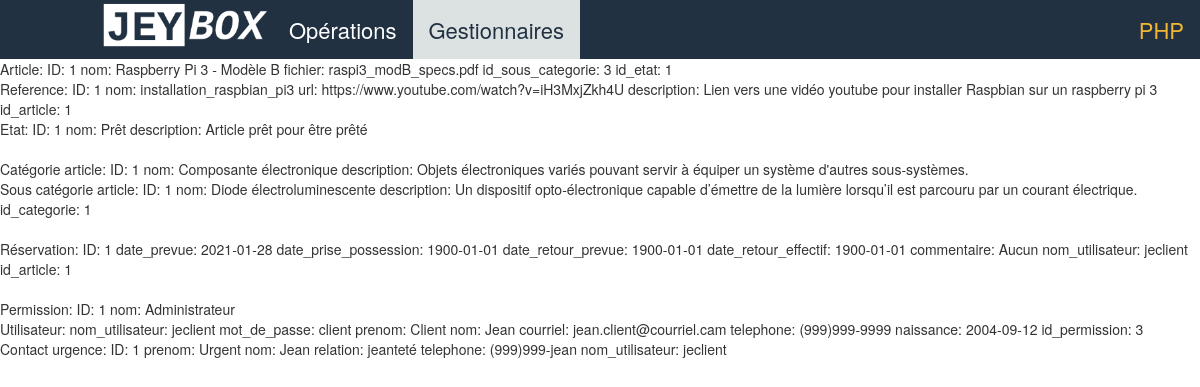
/2_logique/gestion_gestionnaires.php, run on the app's committed database.
### tables this page shows
create table article (
	id_article int primary key auto_increment,
	identifiant varchar(50) not null,
	nom varchar(50) not null,
	fiche_url varchar(255),

	id_sous_categorie int not null,
	constraint `fk_sous-categorie_article`
		foreign key (id_sous_categorie) references sous_categorie_article (id_sous_categorie)
		on delete cascade
		on update restrict,

	id_etat int not null,
	constraint `fk_etat_article`
		foreign key (id_etat) references etat (id_etat)
		on delete cascade
		on update restrict
);

create table reference (
	id_reference int primary key auto_increment,
	nom varchar(50),
	url varchar(500),
	description varchar(255),

	id_article int not null,
	constraint `fk_article_reference`
		foreign key (id_article) references article (id_article)
		on delete cascade
		on update restrict
);

create table etat (
	id_etat int primary key auto_increment,
	nom varchar(50),
	description varchar(255)
);

create table categorie_article (
	id_categorie int primary key auto_increment,
	nom varchar(50),
	description varchar(255)
);

create table sous_categorie_article (
	id_sous_categorie int primary key auto_increment,
	nom varchar(50),
	description varchar(255),

	id_categorie int not null,
	constraint `fk_categorie_sous-categorie`
		foreign key (id_categorie) references categorie_article (id_categorie)
		on delete cascade
		on update restrict
);

create table reservation (
	id_reservation int primary key auto_increment,
	date_prevue date,
	date_prise_possession date,
	date_retour_prevue date,
	date_retour_effectif date,
	commentaire VARCHAR(255),

	nom_utilisateur VARCHAR(50) not null,
	constraint `fk_utilisateur_reservation`
		foreign key (nom_utilisateur) references utilisateur (nom_utilisateur)
		on delete cascade
		on update restrict,

	id_article int not null,
	constraint `fk_article_reservation`
		foreign key (id_article) references article (id_article)
		on delete cascade
		on update restrict
);

create table permission (
	id_permission int primary key auto_increment,
	nom VARCHAR(50)
);

create table utilisateur (
	nom_utilisateur VARCHAR(50) primary key not null,
	mot_de_passe VARCHAR(50) not null,
	prenom VARCHAR(50) not null,
	nom VARCHAR(50) not null,
	courriel VARCHAR(255),
	telephone VARCHAR(14)not null,
	date_naissance DATE not null,

	id_permission int not null,
	constraint `fk_permission_utilisateur`
		foreign key (id_permission) references permission (id_permission)
		on delete cascade
		on update restrict
);

create table contact_urgence (
	id_contact_urgence int primary key auto_increment,
	prenom VARCHAR(50) not null,
	nom VARCHAR(50) not null,
	relation VARCHAR(50),
	telephone VARCHAR(14)not null,

	nom_utilisateur VARCHAR(50) not null,
	constraint `fk_utilisateur_contact-urgence`
		foreign key (nom_utilisateur) references utilisateur (nom_utilisateur)
		on delete cascade
		on update restrict
);

### 2_logique/gestion_gestionnaires.php (the view, shortened to what the rows shown need)
<!DOCTYPE html>
<html lang="en" dir="ltr">
<head>
  <link rel="stylesheet" href="../css/style.css" />
  <link rel="stylesheet" href="https://maxcdn.bootstrapcdn.com/bootstrap/3.4.1/css/bootstrap.min.css">
</head>
  <body>
    <nav>
    </nav>
    <?php
    include_once "../3_acces_bd/moteur_requetes_bd.php";
    include_once "gestionnaires/gestionnaire_article.php";
    include_once "gestionnaires/gestionnaire_categorie.php";
    include_once "gestionnaires/gestionnaire_reservation.php";
    include_once "gestionnaires/gestionnaire_utilisateur.php";
    include_once "objets/article.php";
    include_once "objets/categorie_article.php";
    include_once "objets/contact_urgence.php";
    include_once "objets/etat.php";
    include_once "objets/permission.php";
    include_once "objets/reference.php";
    include_once "objets/reservation.php";
    include_once "objets/sous_categorie_article.php";
    include_once "objets/utilisateur.php";
    $moteurRequetes = new moteurRequetesBD();
    $monArticle = gestionnaireArticle::fetchArticleFromBD($moteurRequetes, 1);
    $maReference = gestionnaireArticle::fetchReferenceFromBD($moteurRequetes, 1);
    $monEtat = gestionnaireArticle::fetchEtatFromBD($moteurRequetes, 1);
    $maCategorieArticle = gestionnaireCategorie::fetchCategorieArticleFromBD($moteurRequetes, 1);
    $maSousCategorieArticle = gestionnaireCategorie::fetchSousCategorieArticleFromBD($moteurRequetes, 1);
    $maReservation = gestionnaireReservation::fetchReservationFromBD($moteurRequetes, 1);
    $maPermission = gestionnaireUtilisateur::fetchPermissionFromBD($moteurRequetes, 1);
    $monUtilisateur = gestionnaireUtilisateur::fetchUtilisateurFromBD($moteurRequetes, "jeclient");
    $monContactUrgence = gestionnaireUtilisateur::fetchContactUrgenceFromBD($moteurRequetes, 1);
    echo "Article: " . $monArticle . "<br>";
    echo "Reference: " . $maReference . "<br>";
    echo "Etat: " . $monEtat . "<br>";
    echo "<br>";
    echo "Catégorie article: " . $maCategorieArticle . "<br>";
    echo "Sous catégorie article: " . $maSousCategorieArticle . "<br>";
    echo "<br>";
    echo "Réservation: " . $maReservation . "<br>";
    echo "<br>";
    echo "Permission: " . $maPermission . "<br>";
    echo "Utilisateur: " . $monUtilisateur . "<br>";
    echo "Contact urgence: " . $monContactUrgence . "<br>";
    echo "<br>";
     ?>
  </body>
</html>

### data on the page
article: monArticle "ID: 1 nom: Raspberry Pi 3 - Modèle B fichier: raspi3_modB_specs.pdf id_sous_categorie: 3 id_etat: 1"
reference: maReference "ID: 1 nom: installation_raspbian_pi3 url: https://www.youtube.com/watch?v=iH3MxjZkh4U description: Lien vers une vidéo youtube pour installer Raspbian sur un raspberry pi 3 id_article: 1"
etat: monEtat "ID: 1 nom: Prêt description: Article prêt pour être prêté"
categorie_article: maCategorieArticle "ID: 1 nom: Composante électronique description: Objets électroniques variés pouvant servir à équiper un système d'autres sous-systèmes."
sous_categorie_article: maSousCategorieArticle "ID: 1 nom: Diode électroluminescente description: Un dispositif opto-électronique capable d’émettre de la lumière lorsqu’il est parcouru par un courant électrique. id_categorie: 1"
reservation: maReservation "ID: 1 date_prevue: 2021-01-28 date_prise_possession: 1900-01-01 date_retour_prevue: 1900-01-01 date_retour_effectif: 1900-01-01 commentaire: Aucun nom_utilisateur: jeclient id_article: 1"
permission: maPermission "ID: 1 nom: Administrateur"
utilisateur: monUtilisateur "nom_utilisateur: jeclient mot_de_passe: client prenom: Client nom: Jean courriel: jean.client@courriel.cam telephone: (999)999-9999 naissance: 2004-09-12 id_permission: 3"
contact_urgence: monContactUrgence "ID: 1 prenom: Urgent nom: Jean relation: jeanteté telephone: (999)999-jean nom_utilisateur: jeclient"
